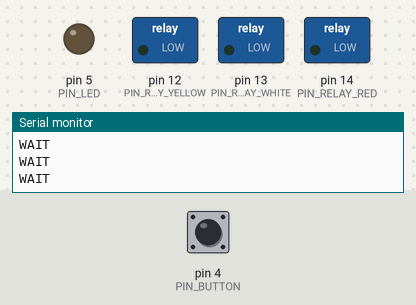
Bench run of a sketch on a simulated Arduino Uno, built with avr-gcc and run on an emulated ATmega328P. Shown: switched loads named in the sketch (green lamp = pin HIGH), output pins drawn as LEDs (lit = HIGH), the last lines printed to the serial monitor. Dashed ring = blinking. The test bench sets the inputs (shaded band); at power-on: pin 4 (PIN_BUTTON) HIGH.

Above: at 1.2 s.
1.3 s: pin 4 (PIN_BUTTON) pulled LOW for 0.15 s
At 2.2 s:
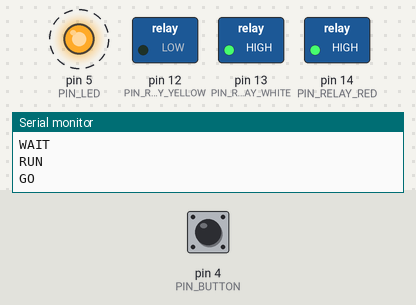
At 11.2 s:
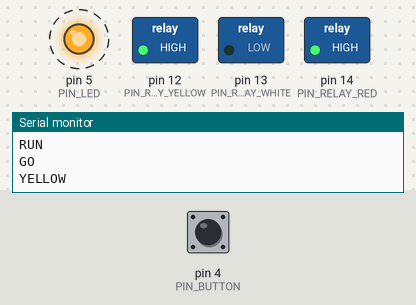
Timing chart, 0 to 12.3 s (numbered marks = the images above; inputs shaded):
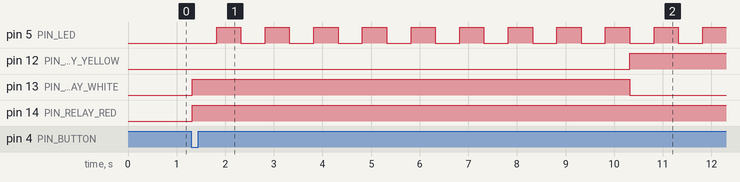

Measured:
- after the input at 1.3 s, pin 5 (PIN_LED): alternates HIGH for 0.50 s and LOW for 0.50 s, starting after 0.52 s; pin 12 (PIN_RELAY_YELLOW): LOW → HIGH after 9.0 s; pin 13 (PIN_RELAY_WHITE): LOW → HIGH at once, → LOW 9.0 s later; pin 14 (PIN_RELAY_RED): LOW → HIGH at once

The sketch:

ESP12F_Relay_X4_traffic_lights.ino
```cpp
#define PIN_LED          5
#define PIN_RELAY_RED    14
#define PIN_RELAY_YELLOW 12
#define PIN_RELAY_WHITE  13
#define PIN_BUTTON       4

#include <Bounce2.h>
Bounce2::Button button = Bounce2::Button();

/*
 *
 * when power startup:
 * RED on: NC2 port
 * YELLOW off: NO3
 * WHITE off: NO4
 *
 * skip port 1 - it flops around when MCU boots up
 *
 *
 * State diagram:
 *
 * R / Y / W
 * 1   0   1
 * 1   1   0
 * 0   0   0
 *
 */

void setup() {
  // initialize serial communication at 9600 bits per second:
  Serial.begin(9600);
  pinMode(PIN_LED, OUTPUT);
  pinMode(PIN_RELAY_RED, OUTPUT);
  pinMode(PIN_RELAY_YELLOW, OUTPUT);
  pinMode(PIN_RELAY_WHITE, OUTPUT);
  pinMode(LED_BUILTIN, OUTPUT);

  button.attach ( PIN_BUTTON, INPUT_PULLUP);
  button.interval( 5 );
  button.setPressedState( LOW );
}

void wait(int seconds) {
  for (int i = 0; i <= seconds; i++) {
    digitalWrite(PIN_LED, LOW);
    delay(500);
    digitalWrite(PIN_LED, HIGH);
    delay(500);
  }
}

void loop() {
  Serial.println("WAIT");
  // UPDATE THE BUTTON BY CALLING .update() AT THE BEGINNING OF THE LOOP:
  button.update();

  if (button.pressed()) {
    Serial.println("RUN");
    runLights();
  }
}

void runLights() {
  Serial.println("GO");
  digitalWrite(PIN_RELAY_RED, HIGH);
  digitalWrite(PIN_RELAY_YELLOW, LOW);
  digitalWrite(PIN_RELAY_WHITE, HIGH);
  wait(8);

  Serial.println("YELLOW");
  digitalWrite(PIN_RELAY_WHITE, LOW);
  digitalWrite(PIN_RELAY_YELLOW, HIGH);
  wait(4);

  Serial.println("STOP... and wait");
  digitalWrite(PIN_RELAY_YELLOW, LOW);
  digitalWrite(PIN_RELAY_RED, LOW);
  wait(4);

  Serial.println("DONE");
}
```
